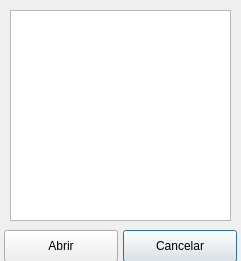
<?xml version="1.0" encoding="UTF-8"?>
<ui version="4.0">
 <class>ListBSW</class>
 <widget class="QDialog" name="ListBSW">
  <property name="geometry">
   <rect>
    <x>0</x>
    <y>0</y>
    <width>241</width>
    <height>261</height>
   </rect>
  </property>
  <property name="windowTitle">
   <string>Dialog</string>
  </property>
  <widget class="QListView" name="lsBswList">
   <property name="geometry">
    <rect>
     <x>10</x>
     <y>10</y>
     <width>221</width>
     <height>211</height>
    </rect>
   </property>
  </widget>
  <widget class="QPushButton" name="btnCancel">
   <property name="geometry">
    <rect>
     <x>123</x>
     <y>230</y>
     <width>114</width>
     <height>32</height>
    </rect>
   </property>
   <property name="text">
    <string>Cancelar</string>
   </property>
  </widget>
  <widget class="QPushButton" name="btnOpen">
   <property name="geometry">
    <rect>
     <x>4</x>
     <y>230</y>
     <width>114</width>
     <height>32</height>
    </rect>
   </property>
   <property name="text">
    <string>Abrir</string>
   </property>
  </widget>
 </widget>
 <resources/>
 <connections/>
</ui>
